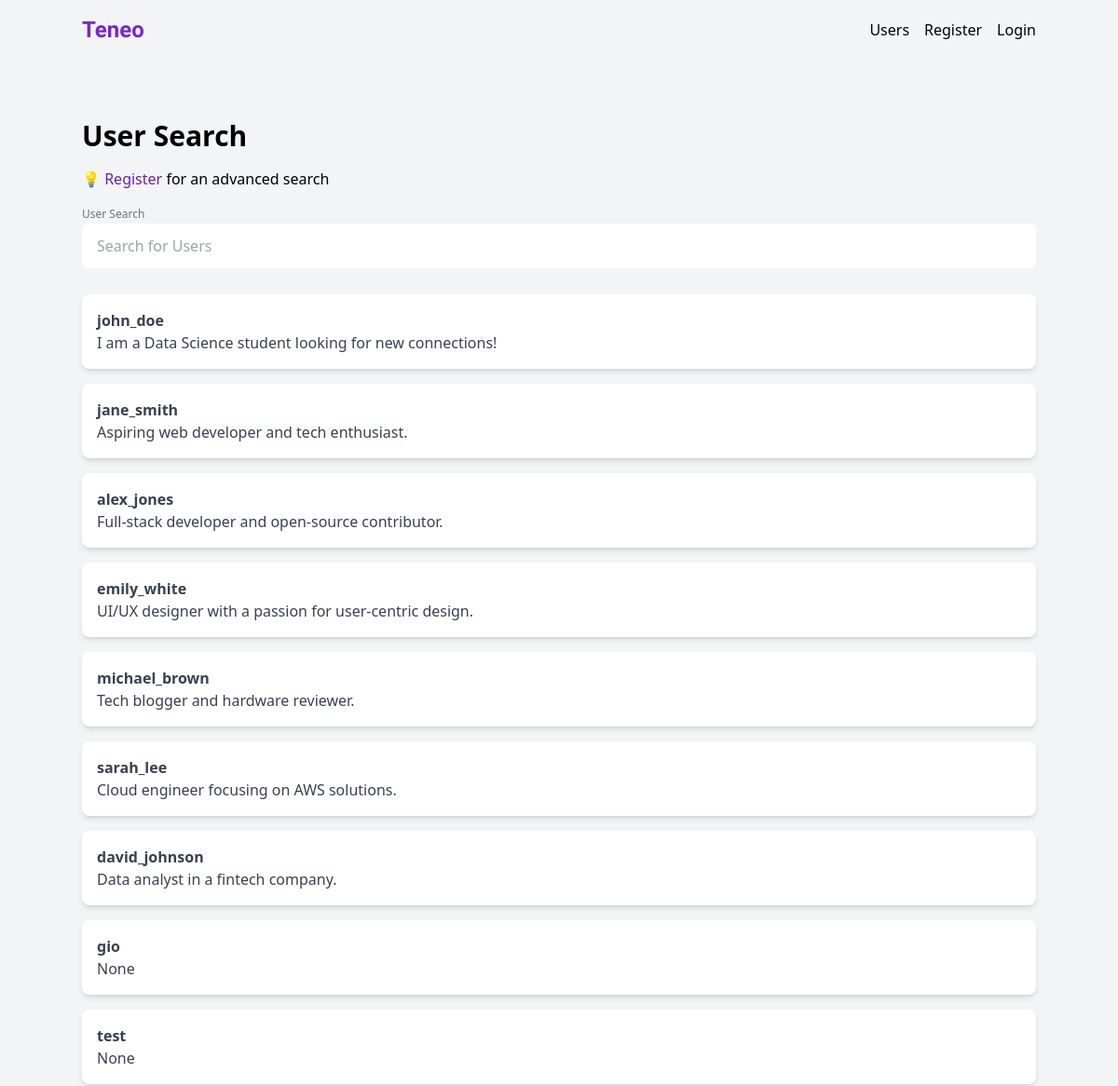
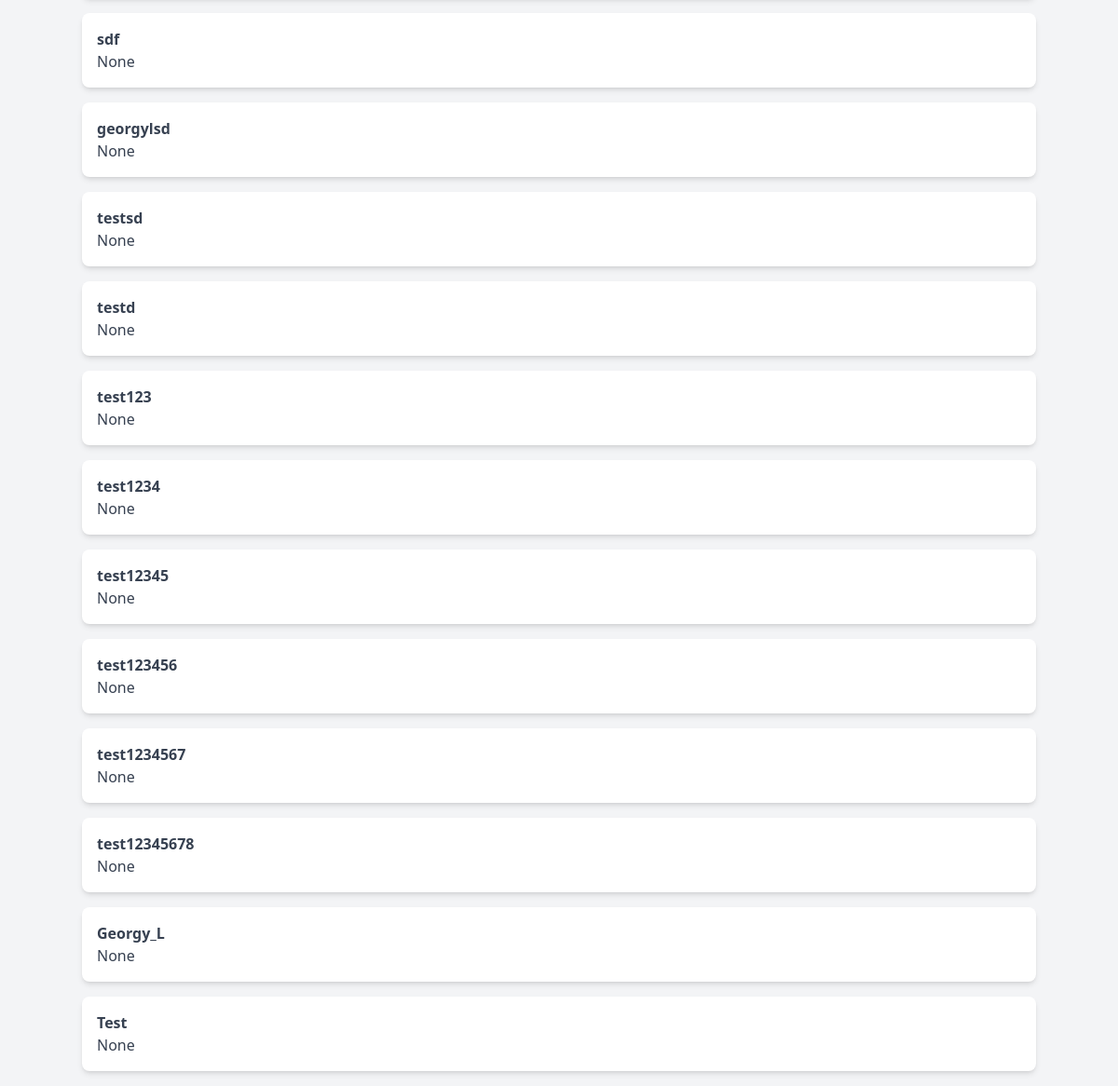
/users/, run on the app's committed database (2 pictures, top to bottom).
### app/models.py (models this page shows)
class User(Base):
    __tablename__ = 'users'
    id = Column(Integer, primary_key=True, index=True)
    username = Column(String, unique=True, index=True)
    avatar_url = Column(String)
    bio = Column(Text)
    email = Column(String, unique=True, index=True)
    hashed_password = Column(String)
    tags = relationship("Tag", secondary=user_tag_association, back_populates="users")

### app/api/users.py (the view)
@router.get("/users/")
async def get_users(request: Request, db: Session = Depends(get_db)):
    all_users = db.query(models.User).all()
    print(all_users)
    context = {"request": request, "users": all_users}
    return templates.TemplateResponse("users.html", context)

### app/templates/users.html (shortened to what this page needs)
{% extends 'base.html' %}
{% block content %}
<main class="container mx-auto mt-8">
    <h1 class="text-3xl font-semibold mb-4">User Search</h1>
    <p class="mb-3">💡 <a class="text-purple-800" href="/register">Register</a> for an advanced search</p>
    <form class="mb-4" action="/users">
        <label class="text-xs text-gray-500" for="user_search">User Search</label>
        <input id="user_search" name="user_search" type="search" class="w-full mb-3 px-4 py-3 text-gray-800 rounded-md focus:outline-none"
                    placeholder="Search for Users">
    </form>
    <ul>
        {% for user in users %}
        <li class="mb-4">
            <div class="bg-white rounded-lg p-4 shadow-md">
                <strong class="text-gray-700">{{ user.username }}</strong>
                <p class="text-gray-700">{{ user.bio }}</p>
            </div>
        </li>
        {% endfor %}
    </ul>
</main>
{% endblock %}

### data on the page
User: username "john_doe", bio "I am a Data Science student looking for new connections!"
User: username "jane_smith", bio "Aspiring web developer and tech enthusiast."
User: username "alex_jones", bio "Full-stack developer and open-source contributor."
User: username "emily_white", bio "UI/UX designer with a passion for user-centric design."
User: username "michael_brown", bio "Tech blogger and hardware reviewer."
User: username "sarah_lee", bio "Cloud engineer focusing on AWS solutions."
User: username "david_johnson", bio "Data analyst in a fintech company."
User: username "gio", bio "None"
User: username "test", bio "None"
User: username "sdf", bio "None"
User: username "georgylsd", bio "None"
User: username "testsd", bio "None"
User: username "testd", bio "None"
User: username "test123", bio "None"
User: username "test1234", bio "None"
User: username "test12345", bio "None"
User: username "test123456", bio "None"
User: username "test1234567", bio "None"
User: username "test12345678", bio "None"
User: username "Georgy_L", bio "None"
User: username "Test", bio "None"
